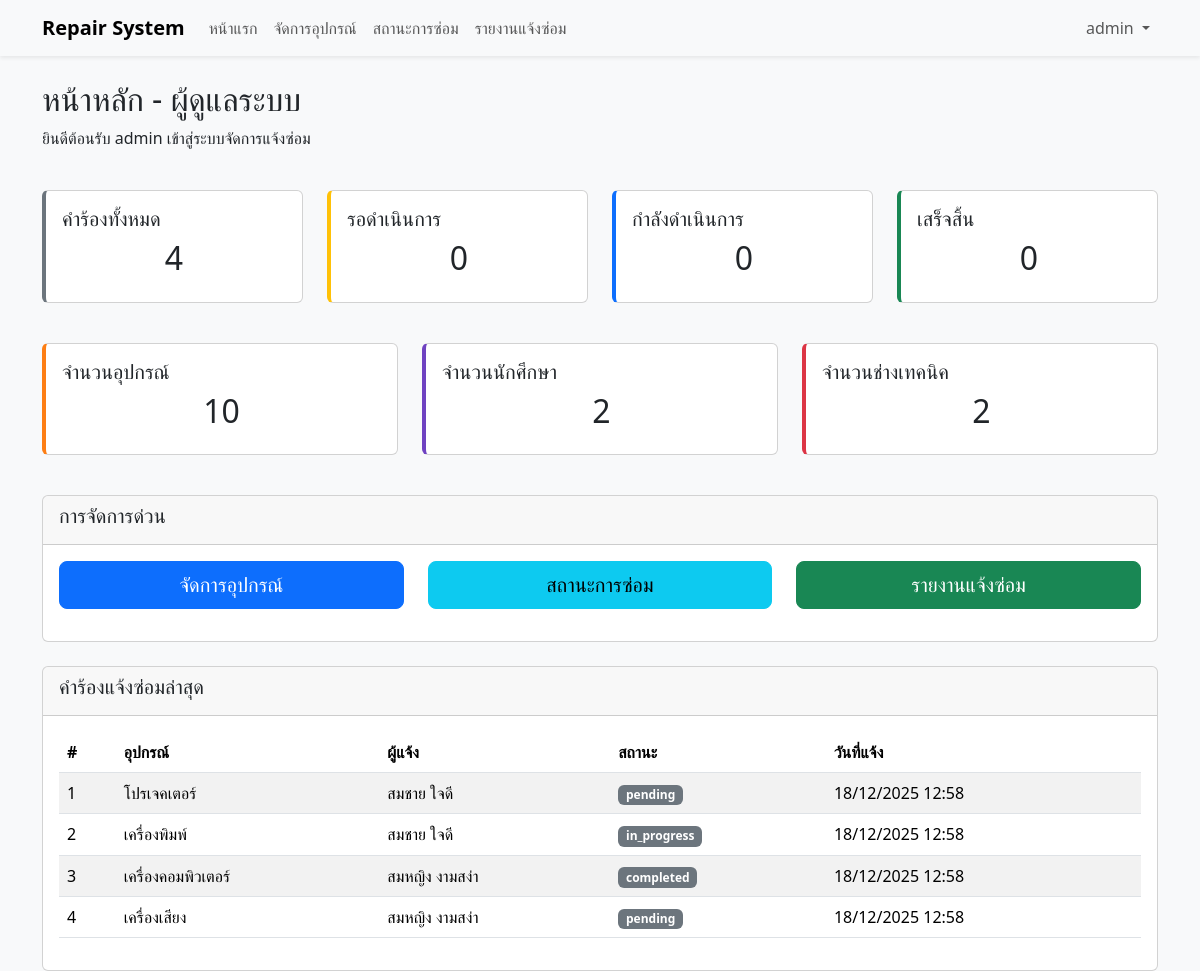
Before: /frontend/admin/index.php (signed in) with the older database file.
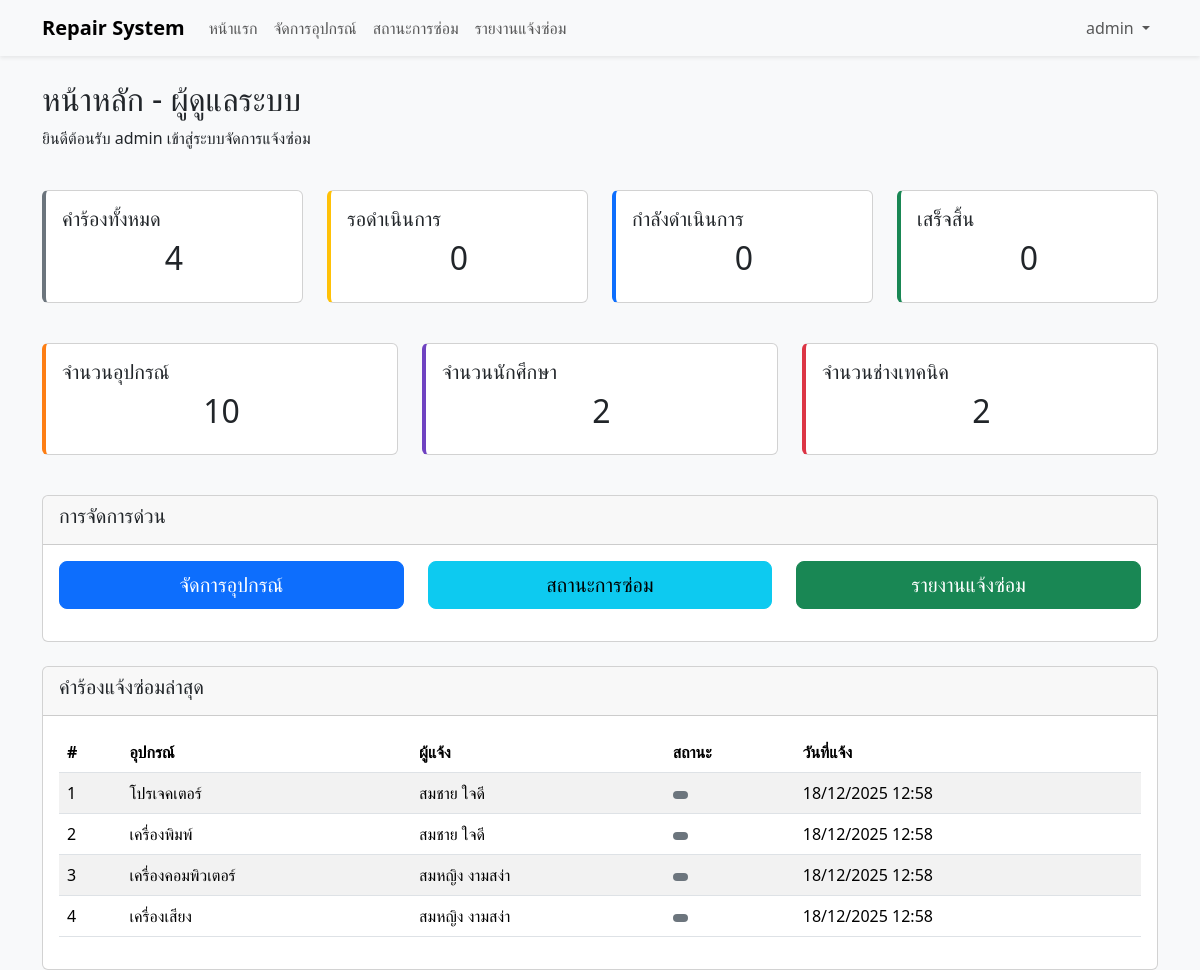
After: the same page with the newer database file.
### tables this page shows
CREATE TABLE repair (
    id INT AUTO_INCREMENT PRIMARY KEY,
    student_id INT NOT NULL,
    equipment_id INT NOT NULL,
    details TEXT NOT NULL,
    image VARCHAR(255),
    status ENUM('รอซ่อม', 'กำลังซ้อม', 'เสร็จสิ้น') DEFAULT 'รอซ่อม',
    technical_id INT NULL,
    created_at TIMESTAMP DEFAULT CURRENT_TIMESTAMP,
    updated_at TIMESTAMP DEFAULT CURRENT_TIMESTAMP ON UPDATE CURRENT_TIMESTAMP,
    FOREIGN KEY (student_id) REFERENCES student(id) ON DELETE RESTRICT,
    FOREIGN KEY (equipment_id) REFERENCES equipment(id) ON DELETE RESTRICT,
    FOREIGN KEY (technical_id) REFERENCES technical(id) ON DELETE SET NULL
);

CREATE TABLE equipment (
    id INT AUTO_INCREMENT PRIMARY KEY,
    name VARCHAR(255) NOT NULL UNIQUE,
    created_at TIMESTAMP DEFAULT CURRENT_TIMESTAMP
);

CREATE TABLE student (
    id INT AUTO_INCREMENT PRIMARY KEY,
    title VARCHAR(10) NOT NULL,
    firstname VARCHAR(255) NOT NULL,
    lastname VARCHAR(255) NOT NULL,
    student_id VARCHAR(50) NOT NULL UNIQUE,
    auth_id INT NOT NULL,
    created_at TIMESTAMP DEFAULT CURRENT_TIMESTAMP,
    FOREIGN KEY (auth_id) REFERENCES auth(id) ON DELETE CASCADE
);

### frontend/admin/index.php (the view, shortened to what this page needs)
<?php
require_once('../../configs/connect.php');
$stats = [];
$stmt = $conn->prepare("SELECT COUNT(*) as count FROM repair");
$stmt->execute();
$stats['total_repairs'] = $stmt->fetch(PDO::FETCH_ASSOC)['count'];
$stmt = $conn->prepare("SELECT COUNT(*) as count FROM repair WHERE status = 'รอซ่อม'");
$stmt->execute();
$stats['รอซ่อม_repairs'] = $stmt->fetch(PDO::FETCH_ASSOC)['count'];
$stmt = $conn->prepare("SELECT COUNT(*) as count FROM repair WHERE status = 'กำลังซ่อม'");
$stmt->execute();
$stats['กำลังซ่อม_repairs'] = $stmt->fetch(PDO::FETCH_ASSOC)['count'];
$stmt = $conn->prepare("SELECT COUNT(*) as count FROM repair WHERE status = 'เสร็จสิ้น'");
$stmt->execute();
$stats['เสร็จสิ้น_repairs'] = $stmt->fetch(PDO::FETCH_ASSOC)['count'];
$stmt = $conn->prepare("SELECT COUNT(*) as count FROM equipment");
$stmt->execute();
$stats['total_equipment'] = $stmt->fetch(PDO::FETCH_ASSOC)['count'];
$stmt = $conn->prepare("SELECT COUNT(*) as count FROM student");
$stmt->execute();
$stats['total_students'] = $stmt->fetch(PDO::FETCH_ASSOC)['count'];
$stmt = $conn->prepare("SELECT COUNT(*) as count FROM technical");
$stmt->execute();
$stats['total_technical'] = $stmt->fetch(PDO::FETCH_ASSOC)['count'];
?>
<!DOCTYPE html>
<html lang="th">
<head>
    <link href="https://cdn.jsdelivr.net/npm/bootstrap@5.3.2/dist/css/bootstrap.min.css" rel="stylesheet">
</head>
<body class="bg-light">
    <?php include_once('../../frontend/layouts/navbar.php'); ?>
    <div class="container mt-4">
        <div class="row mb-4">
            <div class="col-12">
                <h2>หน้าหลัก - ผู้ดูแลระบบ</h2>
                <p>ยินดีต้อนรับ <?= htmlspecialchars($_SESSION['username']) ?> เข้าสู่ระบบจัดการแจ้งซ่อม</p>
            </div>
        </div>
        <div class="row mb-4">
            <div class="col-md-3 mb-3">
                <div class="card dashboard-card card-total h-100">
                    <div class="card-body">
                        <h5 class="card-title">คำร้องทั้งหมด</h5>
                        <h2 class="text-center"><?= $stats['total_repairs'] ?></h2>
                    </div>
                </div>
            </div>
            <div class="col-md-3 mb-3">
                <div class="card dashboard-card card-รอซ่อม h-100">
                    <div class="card-body">
                        <h5 class="card-title">รอดำเนินการ</h5>
                        <h2 class="text-center"><?= $stats['รอซ่อม_repairs'] ?></h2>
                    </div>
                </div>
            </div>
            <div class="col-md-3 mb-3">
                <div class="card dashboard-card card-in-progress h-100">
                    <div class="card-body">
                        <h5 class="card-title">กำลังดำเนินการ</h5>
                        <h2 class="text-center"><?= $stats['กำลังซ่อม_repairs'] ?></h2>
                    </div>
                </div>
            </div>
            <div class="col-md-3 mb-3">
                <div class="card dashboard-card card-เสร็จสิ้น h-100">
                    <div class="card-body">
                        <h5 class="card-title">เสร็จสิ้น</h5>
                        <h2 class="text-center"><?= $stats['เสร็จสิ้น_repairs'] ?></h2>
                    </div>
                </div>
            </div>
        </div>
        <div class="row mb-4">
            <div class="col-md-4 mb-3">
                <div class="card dashboard-card card-equipment h-100">
                    <div class="card-body">
                        <h5 class="card-title">จำนวนอุปกรณ์</h5>
                        <h2 class="text-center"><?= $stats['total_equipment'] ?></h2>
                    </div>
                </div>
            </div>
            <div class="col-md-4 mb-3">
                <div class="card dashboard-card card-student h-100">
                    <div class="card-body">
                        <h5 class="card-title">จำนวนนักศึกษา</h5>
                        <h2 class="text-center"><?= $stats['total_students'] ?></h2>
                    </div>
                </div>
            </div>
            <div class="col-md-4 mb-3">
                <div class="card dashboard-card card-technical h-100">
                    <div class="card-body">
                        <h5 class="card-title">จำนวนช่างเทคนิค</h5>
                        <h2 class="text-center"><?= $stats['total_technical'] ?></h2>
                    </div>
                </div>
            </div>
        </div>
        <div class="row">
            <div class="col-12">
                <div class="card">
                    <div class="card-header">
                        <h5>การจัดการด่วน</h5>
                    </div>
                    <div class="card-body">
                        <div class="row">
                            <div class="col-md-4 text-center mb-3">
                                <a href="equipment.php" class="btn btn-primary btn-lg w-100">
                                    <i class="fas fa-tools"></i> จัดการอุปกรณ์
                                </a>
                            </div>
                            <div class="col-md-4 text-center mb-3">
                                <a href="repair.php" class="btn btn-info btn-lg w-100">
                                    <i class="fas fa-list"></i> สถานะการซ่อม
                                </a>
                            </div>
                            <div class="col-md-4 text-center mb-3">
                                <a href="report.php" class="btn btn-success btn-lg w-100">
                                    <i class="fas fa-chart-bar"></i> รายงานแจ้งซ่อม
                                </a>
                            </div>
                        </div>
                    </div>
                </div>
            </div>
        </div>
        <div class="row mt-4">
            <div class="col-12">
                <div class="card">
                    <div class="card-header">
                        <h5>คำร้องแจ้งซ่อมล่าสุด</h5>
                    </div>
                    <div class="card-body">
                        <div class="table-responsive">
                            <table class="table table-striped">
                                <thead>
                                    <tr>
                                        <th>#</th>
                                        <th>อุปกรณ์</th>
                                        <th>ผู้แจ้ง</th>
                                        <th>สถานะ</th>
                                        <th>วันที่แจ้ง</th>
                                    </tr>
                                </thead>
                                <tbody>
                                    <?php
                                    $stmt = $conn->prepare("
                                        SELECT r.*, e.name as equipment_name, s.firstname, s.lastname
                                        FROM repair r
                                        LEFT JOIN equipment e ON r.equipment_id = e.id
                                        LEFT JOIN student s ON r.student_id = s.id
                                        ORDER BY r.created_at DESC
                                        LIMIT 5
                                    ");
                                    $stmt->execute();
                                    $recent_repairs = $stmt->fetchAll();
                                    ?>
                                    <?php if (count($recent_repairs) > 0): ?>
                                        <?php foreach ($recent_repairs as $index => $repair): ?>
                                            <tr>
                                                <td><?= $repair['id'] ?></td>
                                                <td><?= htmlspecialchars($repair['equipment_name']) ?></td>
                                                <td><?= htmlspecialchars($repair['firstname'] . ' ' . $repair['lastname']) ?></td>
                                                <td>
                                                    <span class="badge
                                                        <?php
                                                            switch($repair['status']) {
                                                                default: echo 'bg-secondary';
                                                            }
                                                        ?>
                                                    ">
                                                        <?= $repair['status'] ?>
                                                    </span>
                                                </td>
                                                <td><?= date('d/m/Y H:i', strtotime($repair['created_at'])) ?></td>
                                            </tr>
                                        <?php endforeach; ?>
                                    <?php else: ?>
                                        <tr>
                                            <td colspan="5" class="text-center">ไม่มีข้อมูลคำร้องล่าสุด</td>
                                        </tr>
                                    <?php endif; ?>
                                </tbody>
                            </table>
                        </div>
                    </div>
                </div>
            </div>
        </div>
    </div>
</body>
</html>

### frontend/layouts/navbar.php (shortened to what this page needs)
<?php
$role = $_SESSION['role'] ?? null;
?>
<nav class="navbar navbar-expand-lg navbar-light bg-light shadow-sm">
    <div class="container">
        <a class="navbar-brand fw-bold" href="#">Repair System</a>
        <div class="collapse navbar-collapse" id="navbarRepair">
            <ul class="navbar-nav me-auto mb-2 mb-lg-0">
                <?php if ($role === 'admin'): ?>
                    <li class="nav-item">
                        <a class="nav-link" href="../admin/index.php">หน้าแรก</a>
                    </li>
                    <li class="nav-item">
                        <a class="nav-link" href="../admin/equipment.php">จัดการอุปกรณ์</a>
                    </li>
                    <li class="nav-item">
                        <a class="nav-link" href="../admin/repair.php">สถานะการซ่อม</a>
                    </li>
                    <li class="nav-item">
                        <a class="nav-link" href="../admin/report.php">รายงานแจ้งซ่อม</a>
                    </li>
                <?php endif; ?>
            </ul>
            <ul class="navbar-nav ms-auto">
                <?php if ($role): ?>
                    <li class="nav-item dropdown">
                        <a class="nav-link dropdown-toggle" href="#" id="userDropdown"
                            data-bs-toggle="dropdown">
                            <?= htmlspecialchars($_SESSION['username']) ?>
                        </a>
                    </li>
                <?php else: ?>
                    <li class="nav-item">
                        <a class="nav-link" href="/index.php">เข้าสู่ระบบ</a>
                    </li>
                <?php endif; ?>
            </ul>
        </div>
    </div>
</nav>

### frontend/admin/index.php (style rules this page uses)
.dashboard-card { border-left: 4px solid; transition: transform 0.2s; }
.card-total { border-left-color: #6c757d; }
.card-รอซ่อม { border-left-color: #ffc107; }
.card-in-progress { border-left-color: #0d6efd; }
.card-เสร็จสิ้น { border-left-color: #198754; }
.card-equipment { border-left-color: #fd7e14; }
.card-student { border-left-color: #6f42c1; }
.card-technical { border-left-color: #dc3545; }

Changed rows visible on the page:
changed repair "โปรเจคเตอร์": status "pending" → (not shown)
changed repair "เครื่องพิมพ์": status "in_progress" → (not shown)
changed repair "เครื่องคอมพิวเตอร์": status "completed" → (not shown)
changed repair "เครื่องเสียง": status "pending" → (not shown)
